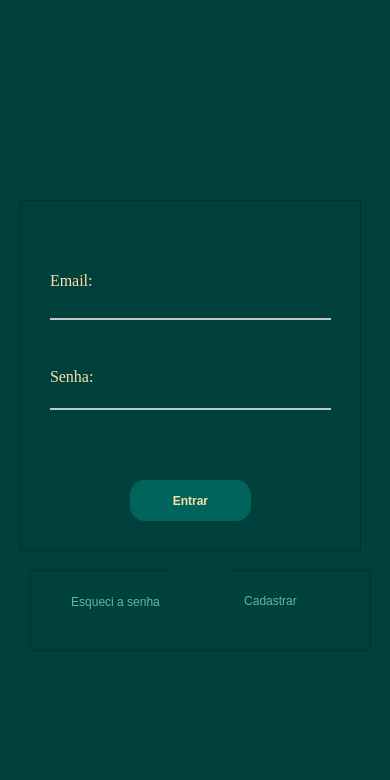
<?xml version="1.0" encoding="UTF-8"?>
<ui version="4.0">
 <class>Form</class>
 <widget class="QWidget" name="Form">
  <property name="geometry">
   <rect>
    <x>0</x>
    <y>0</y>
    <width>390</width>
    <height>780</height>
   </rect>
  </property>
  <property name="maximumSize">
   <size>
    <width>390</width>
    <height>844</height>
   </size>
  </property>
  <property name="windowTitle">
   <string>Form</string>
  </property>
  <property name="styleSheet">
   <string notr="true">background-color: rgb(0, 65, 61);</string>
  </property>
  <widget class="QFrame" name="frame">
   <property name="geometry">
    <rect>
     <x>20</x>
     <y>200</y>
     <width>341</width>
     <height>351</height>
    </rect>
   </property>
   <property name="frameShape">
    <enum>QFrame::StyledPanel</enum>
   </property>
   <property name="frameShadow">
    <enum>QFrame::Raised</enum>
   </property>
   <widget class="QLineEdit" name="loginemail">
    <property name="geometry">
     <rect>
      <x>30</x>
      <y>100</y>
      <width>281</width>
      <height>20</height>
     </rect>
    </property>
    <property name="font">
     <font>
      <family>Georgia</family>
      <pointsize>11</pointsize>
     </font>
    </property>
    <property name="styleSheet">
     <string notr="true">#loginemail{
border: 0;
color: rgb(255, 255, 255);
border-bottom: 2px solid rgb(200, 200, 200);
}

 </string>
    </property>
    <property name="alignment">
     <set>Qt::AlignLeading|Qt::AlignLeft|Qt::AlignVCenter</set>
    </property>
   </widget>
   <widget class="QLineEdit" name="loginsenha">
    <property name="geometry">
     <rect>
      <x>30</x>
      <y>190</y>
      <width>281</width>
      <height>20</height>
     </rect>
    </property>
    <property name="font">
     <font>
      <family>Georgia</family>
      <pointsize>11</pointsize>
     </font>
    </property>
    <property name="styleSheet">
     <string notr="true">#loginsenha{
border: 0;
color: rgb(255, 255, 255);
border-bottom: 2px solid rgb(200, 200, 200);
}

 </string>
    </property>
   </widget>
   <widget class="QLabel" name="label_2">
    <property name="geometry">
     <rect>
      <x>30</x>
      <y>70</y>
      <width>51</width>
      <height>21</height>
     </rect>
    </property>
    <property name="font">
     <font>
      <family>Georgia</family>
      <pointsize>12</pointsize>
      <weight>50</weight>
      <italic>false</italic>
      <bold>false</bold>
     </font>
    </property>
    <property name="styleSheet">
     <string notr="true">color: #FFDDA6;
font: 12pt &quot;Georgia&quot;;</string>
    </property>
    <property name="text">
     <string>Email:</string>
    </property>
   </widget>
   <widget class="QLabel" name="label_3">
    <property name="geometry">
     <rect>
      <x>30</x>
      <y>170</y>
      <width>47</width>
      <height>13</height>
     </rect>
    </property>
    <property name="font">
     <font>
      <family>Georgia</family>
      <pointsize>12</pointsize>
      <weight>50</weight>
      <italic>false</italic>
      <bold>false</bold>
     </font>
    </property>
    <property name="styleSheet">
     <string notr="true">color: rgb(255, 221, 166);
font: 12pt &quot;Georgia&quot;;</string>
    </property>
    <property name="text">
     <string>Senha:</string>
    </property>
   </widget>
   <widget class="QPushButton" name="entrar">
    <property name="geometry">
     <rect>
      <x>110</x>
      <y>280</y>
      <width>121</width>
      <height>41</height>
     </rect>
    </property>
    <property name="styleSheet">
     <string notr="true">
#entrar{  
    color: #FFDDA6;
	background-color:#00645d;
    border: none;
    height: 60px;
    line-height: 30px;
    padding: 0 20px;
    text-transform: uppercase;
    font-weight: bold;
    cursor: pointer;
	border-radius: 15px;
}
#entrar:hover{
	background-color: #008779;
}</string>
    </property>
    <property name="text">
     <string>Entrar</string>
    </property>
   </widget>
  </widget>
  <widget class="QLabel" name="label">
   <property name="geometry">
    <rect>
     <x>80</x>
     <y>40</y>
     <width>241</width>
     <height>191</height>
    </rect>
   </property>
   <property name="text">
    <string/>
   </property>
   <property name="pixmap">
    <pixmap>login-imagem.png</pixmap>
   </property>
   <property name="scaledContents">
    <bool>true</bool>
   </property>
  </widget>
  <widget class="QLabel" name="label_7">
   <property name="geometry">
    <rect>
     <x>-10</x>
     <y>600</y>
     <width>401</width>
     <height>251</height>
    </rect>
   </property>
   <property name="text">
    <string/>
   </property>
   <property name="pixmap">
    <pixmap>login-imagem3.png</pixmap>
   </property>
   <property name="scaledContents">
    <bool>true</bool>
   </property>
  </widget>
  <widget class="QFrame" name="frame_4">
   <property name="geometry">
    <rect>
     <x>30</x>
     <y>570</y>
     <width>341</width>
     <height>81</height>
    </rect>
   </property>
   <property name="frameShape">
    <enum>QFrame::StyledPanel</enum>
   </property>
   <property name="frameShadow">
    <enum>QFrame::Raised</enum>
   </property>
   <widget class="QLabel" name="label_4">
    <property name="geometry">
     <rect>
      <x>140</x>
      <y>0</y>
      <width>61</width>
      <height>61</height>
     </rect>
    </property>
    <property name="text">
     <string/>
    </property>
    <property name="pixmap">
     <pixmap>login-imagem2.png</pixmap>
    </property>
    <property name="scaledContents">
     <bool>true</bool>
    </property>
   </widget>
   <widget class="QPushButton" name="cadastrarlog">
    <property name="geometry">
     <rect>
      <x>200</x>
      <y>20</y>
      <width>81</width>
      <height>21</height>
     </rect>
    </property>
    <property name="styleSheet">
     <string notr="true">#cadastrarlog{
	font: 10pt &quot;Georgia&quot;;
	border:none;
	color:#61B6A7;
}</string>
    </property>
    <property name="text">
     <string>Cadastrar</string>
    </property>
   </widget>
   <widget class="QPushButton" name="esquecisenha">
    <property name="geometry">
     <rect>
      <x>30</x>
      <y>20</y>
      <width>111</width>
      <height>23</height>
     </rect>
    </property>
    <property name="styleSheet">
     <string notr="true">#esquecisenha{
	font: 9pt &quot;Georgia&quot;;
	border:none;
	color:#61B6A7;
}

</string>
    </property>
    <property name="text">
     <string>Esqueci a senha</string>
    </property>
   </widget>
  </widget>
  <zorder>label</zorder>
  <zorder>frame</zorder>
  <zorder>label_7</zorder>
  <zorder>frame_4</zorder>
 </widget>
 <resources/>
 <connections/>
</ui>
